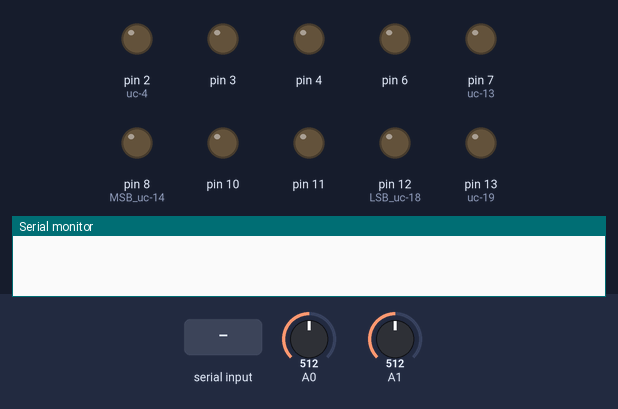
A sketch run on a simulated Arduino Uno, built with avr-gcc and run on an emulated ATmega328P. Parts: output pins drawn as LEDs (lit = HIGH), the last lines printed to the serial monitor. The test bench sets the inputs (shaded band); at power-on: A1 = 512, A0 = 512. Pins used as bus, display or sensor lines are not drawn.

Above: at 1.2 s.
1.3 s: "VOUT2 \n" received over Serial
At 2.2 s:
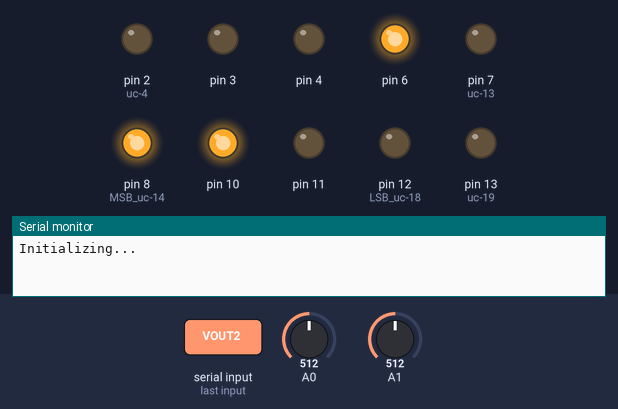
4.3 s: A1 set to 889
7.3 s: A1 set to 912
At 7.7 s:
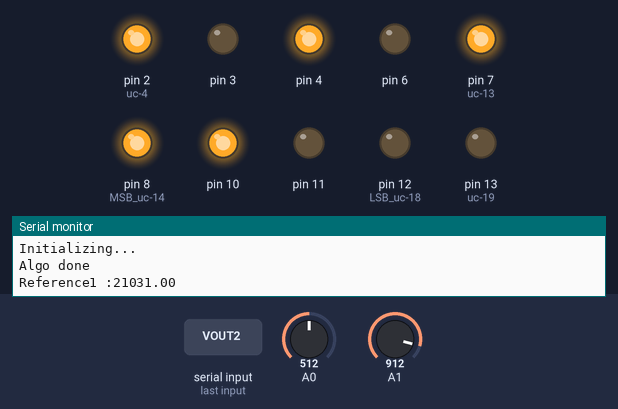
10.3 s: A1 set to 900
At 12.7 s:
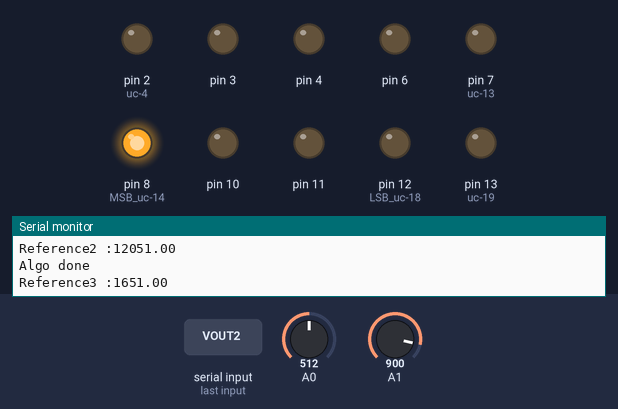
13.3 s: A1 set to 1023
At 18.3 s:
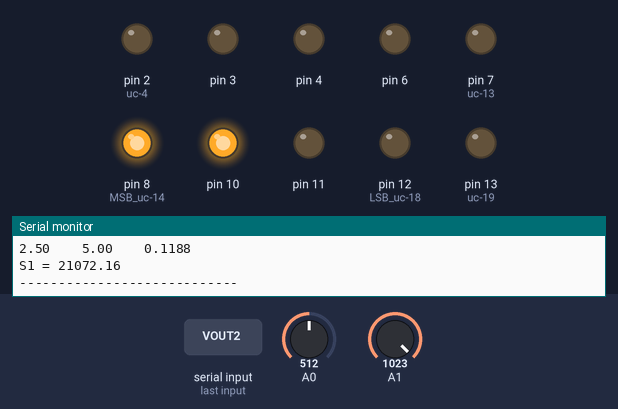
Timing chart, 0 to 25.6 s (numbered marks = the images above; inputs shaded):
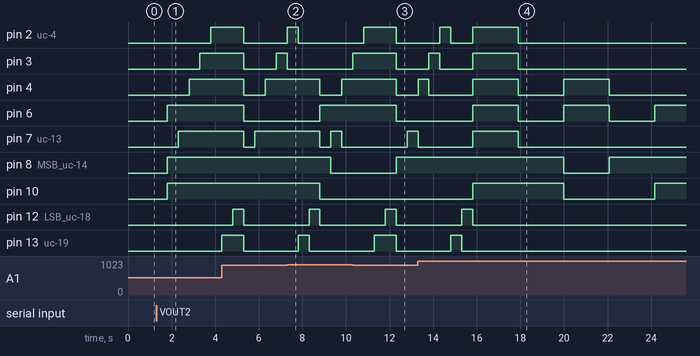

Measured:
- the behaviour switches between 900 and 901 on A1 (found by bisection; images 1 and 2)
- after the input at 1.3 s, pin 2 (uc-4): LOW → HIGH after 2.5 s; pin 3: LOW → HIGH after 2.0 s; pin 4: LOW → HIGH after 1.5 s; pin 6, pin 8 (MSB_uc-14), pin 10: LOW → HIGH after 0.50 s; pin 7 (uc-13): LOW → HIGH after 1.0 s
- after the input at 7.3 s, pin 3: HIGH → LOW after 0.00 s instead of 1.5 s; pin 8 (MSB_uc-14): HIGH → LOW after 2.0 s
- after the input at 10.3 s, pin 4: HIGH → LOW after 2.0 s instead of 0.01 s; pin 8 (MSB_uc-14): goes on until 12.3 s, then stays HIGH
- after the input at 13.3 s, pin 7 (uc-13): HIGH → LOW after 0.01 s instead of 4.6 s

The sketch:

pwm_7switches_4sensor.ino
```cpp
//sar with 7 switches
//with serial input
//displays current and resistance
//duty cycle 10% at starting
//0.5V readings
//software rest enabled
//BOARD  SENSOR   MUX
//CH3    S1       011
//CH2    S2       010
//CH1    S3       001
//CH0    Scontrol 000


#define NOP __asm__ __volatile__("nop\n\t");

int delay_time = 5;   //4ms
int switch_time = 2000;
int loop_count=3;
float c_t = 0;  //100E-9/(4*1E-3);

float data1=0,data2=0;
float Vin= 5;
float vout1=0;

float Rsen1= 0;
float Rsen2= 0;
float Rsen3= 0;
float Rctrl= 0;
float Rref_arr[7] = {12000.0, 6000.0, 1600.00,820.0, 560.0, 220.0,100.0};

float Rref=0;
float Rref1=0;
float Rref2=0;
float Rref3=0;
float Rref4=0;

int d[]={0,0,0,0,0,0,0}, pin_select[7]={};
int store_mat[7][7]={};
int ref1_pins[7] = {};
int ref2_pins[7] = {};
int ref3_pins[7] = {};
int ref4_pins[7] = {};

float vout1_ramp[10]={};
float vout2_ramp[10]={};

bool flag = true;
int check_bit=0,counter=0,ch=0;


void setup()
{
 //sensor pins
  pinMode(6,OUTPUT);
  pinMode(10,OUTPUT);
  pinMode(11,OUTPUT);
  //switch pins
  pinMode(2,OUTPUT);      //uc-4
  pinMode(3,OUTPUT);
  pinMode(4,OUTPUT);
  pinMode(12,OUTPUT); //LSB uc-18
  pinMode(13,OUTPUT);       //uc-19
  pinMode(7,OUTPUT);        //uc-13
  pinMode(8,OUTPUT);    //MSB uc-14
  //clock pins
  pinMode(9,OUTPUT);    //CLK
  pinMode(5,OUTPUT);    //CLKB


  //analogReference(EXTERNAL);
  Serial.begin(9600);
  //10% duty cycle
  analogWrite(5, 25);


}

void(* resetFunc) (void) = 0; //declare reset function @ address 0

void loop()
{
   if(Serial.available())
   {
      while(flag==true)
      {
        digitalWrite(9,LOW);    //CLK

        delay(500);

        data1 = analogRead(A0);

        vout1 = (data1*Vin)/1023.0;
        Serial.println("Initializing... ");
        //Serial.println(vout1);

        //First Sensor selection
        digitalWrite(11,LOW);
        digitalWrite(10,HIGH);
        digitalWrite(6,HIGH);      //LSB for MC

        ch=0;
        Rref1 = reference_calculation(ch);
        Serial.print("Reference1 :");
        Serial.println(Rref1);

        //Second Sensor selection
        digitalWrite(11,LOW);
        digitalWrite(10,HIGH);
        digitalWrite(6,LOW);      //LSB for MC

        ch=1;
        Rref2 = reference_calculation(ch);
        Serial.print("Reference2 :");
        Serial.println(Rref2);

        //Third Sensor selection
        digitalWrite(11,LOW);
        digitalWrite(10,LOW);
        digitalWrite(6,HIGH);      //LSB for MC

        ch=2;
        Rref3 = reference_calculation(ch);
        Serial.print("Reference3 :");
        Serial.println(Rref3);

        //Control Sensor selection
        digitalWrite(11,LOW);
        digitalWrite(10,LOW);
        digitalWrite(6,LOW);      //LSB for MC

        ch=3;
        Rref4 = reference_calculation(ch);
        Serial.print("Reference4 :");
        Serial.println(Rref4);

        ch=0;
        digitalWrite(11,LOW);
        digitalWrite(10,HIGH);
        digitalWrite(6,HIGH);      //LSB for MC
        pinset(ref1_pins);
        delay(switch_time);
        flag = false;
     }

   for(int ch=0;ch<4;ch++)
   {
      float Rsen_arr[5]= {};
      int number=0;
      double sum=0;
      int i=0;


      //10% duty cycle    -->0.5V
      analogWrite(5, 25);

      delay(delay_time);
      data1 = analogRead(A0);
      //delay(delay_time);
      data2= analogRead(A1);
      //delay(delay_time);

      vout1_ramp[i] = (data1*Vin)/1023.0;
      vout2_ramp[i]=(data2*Vin)/1023.0;
      i++;


      //10% duty cycle    -->0.5V
//      analogWrite(5, 25);
//
//      delay(delay_time);
      data1 = analogRead(A0);
      //delay(delay_time);
      data2= analogRead(A1);
      //delay(delay_time);
      vout1_ramp[i] = (data1*Vin)/1023.0;
      vout2_ramp[i]=(data2*Vin)/1023.0;
      i++;


      //10% duty cycle    -->0.5V
//      analogWrite(5, 25);
//
//      delay(delay_time);
      data1 = analogRead(A0);
      //delay(delay_time);
      data2= analogRead(A1);
      //delay(delay_time);
      vout1_ramp[i] = (data1*Vin)/1023.0;
      vout2_ramp[i]=(data2*Vin)/1023.0;
      i++;

//      //10% duty cycle    -->0.5V
//      analogWrite(5, 25);
//
//      delay(delay_time);
//      data1 = analogRead(A0);
//      delay(delay_time);
//      data2= analogRead(A1);
//      delay(10);
//      vout1_ramp[i] = (data1*Vin)/1023.0;
//      vout2_ramp[i]=(data2*Vin)/1023.0;
//      i++;


       Serial.println("V1           V2          I");
       if(ch==0)
       {
          for(int a=0;a<loop_count;a++)
          {
            float curr = ((vout2_ramp[a]-vout1_ramp[a])/(Rref1*1E3)) + c_t*((vout2_ramp[a+1]-vout2_ramp[a])-(vout1_ramp[a+1]-vout1_ramp[a]));
            curr = curr*1E6;
            Serial.print(vout1_ramp[a]);
            Serial.print("    ");
            Serial.print(vout2_ramp[a]);
            Serial.print("    ");
            Serial.println(curr,4);
            Rsen_arr[number]= (1E3*vout1_ramp[a])/curr;
            //Serial.print(Rsen_arr[number]);
            sum+=Rsen_arr[number];
            number++;

          }
          Rsen1= sum/number;
          Serial.print("S1 = ");
          Serial.println(Rsen1);

          Serial.println("----------------------------");

          digitalWrite(11,LOW);
          digitalWrite(10,HIGH);
          digitalWrite(6,LOW);      //LSB for MC
          pinset(ref2_pins);
          delay(switch_time);
       }
       if(ch==1)
       {
          for(int a=0;a<loop_count;a++)
          {
            float curr = ((vout2_ramp[a]-vout1_ramp[a])/(Rref2*1E3)) + c_t*((vout2_ramp[a+1]-vout2_ramp[a])-(vout1_ramp[a+1]-vout1_ramp[a]));
            curr = curr*1E6;
            Serial.print(vout1_ramp[a]);
            Serial.print("    ");
            Serial.print(vout2_ramp[a]);
            Serial.print("    ");
            Serial.println(curr,4);
            Rsen_arr[number]= (1E3*vout1_ramp[a])/curr;
            //Serial.print(Rsen_arr[number]);
            sum+=Rsen_arr[number];
            number++;

          }
          Rsen2= sum/number;
          Serial.print("S2 = ");
          Serial.println(Rsen2);

          Serial.println("----------------------------");

          digitalWrite(11,LOW);
          digitalWrite(10,LOW);
          digitalWrite(6,HIGH);      //LSB for MC
          pinset(ref3_pins);
          delay(switch_time);

       }
       if(ch==2)
       {
          for(int a=0;a<loop_count;a++)
          {
            float curr = ((vout2_ramp[a]-vout1_ramp[a])/(Rref3*1E3)) + c_t*((vout2_ramp[a+1]-vout2_ramp[a])-(vout1_ramp[a+1]-vout1_ramp[a]));
            curr = curr*1E6;
            Serial.print(vout1_ramp[a]);
            Serial.print("    ");
            Serial.print(vout2_ramp[a]);
            Serial.print("    ");
            Serial.println(curr,4);
            Rsen_arr[number]= (1E3*vout1_ramp[a])/curr;
            //Serial.print(Rsen_arr[number]);
            sum+=Rsen_arr[number];
            number++;

          }
          Rsen3= sum/number;
          Serial.print("S3 = ");
          Serial.println(Rsen3);

          Serial.println("----------------------------");

          digitalWrite(11,LOW);
          digitalWrite(10,LOW);
          digitalWrite(6,LOW);      //LSB for MC
          pinset(ref4_pins);
          delay(switch_time);

       }
       if(ch==3)
       {

        for(int a=0;a<loop_count;a++)
        {
          float curr = ((vout2_ramp[a]-vout1_ramp[a])/(Rref4*1E3)) + c_t*((vout2_ramp[a+1]-vout2_ramp[a])-(vout1_ramp[a+1]-vout1_ramp[a]));
          curr = curr*1E6;
          Serial.print(vout1_ramp[a]);
          Serial.print("    ");
          Serial.print(vout2_ramp[a]);
          Serial.print("    ");
          Serial.println(curr,4);
          Rsen_arr[number]= (1E3*vout1_ramp[a])/curr;
          //Serial.print(Rsen_arr[number]);
          sum+=Rsen_arr[number];
          number++;
        }
        Rctrl= sum/number;
        Serial.print("Scontrol = ");
        Serial.println(Rctrl);

        Serial.println("----------------------------");

         digitalWrite(11,HIGH);
         digitalWrite(10,HIGH);
         digitalWrite(6,HIGH);
        analogWrite(5, 0);
        //do reset
        Serial.println("RESET DONE");
        delay(1000);
        resetFunc();
        Serial.println("Never should be printed");
        delay(1000);
       }
    }
   }
}

float reference_calculation(int ch)
{
  float vout2=0;
  float vol_array[7]={};
  int count=0;
  int j=0;

  for(int i=0; i<7; i++)
  {
    d[i]=1;
    pinset(d);
//    for(int k=0;k<5;k++)
//    {
//      Serial.print(d[k]);
//    }
//    Serial.print(" R=");
//    float temp_res= res_calc(d);
//    Serial.println(temp_res);
    delay(500);

    data2 = analogRead(A1);

    vout2 = (data2*Vin)/1023.0;
//    Serial.print("VOUT2 ");
//    Serial.println(vout2);

      if(vout2>4.4)
      {
        d[i]=0;
        pinset(d);
      }
      else
      {
        vol_array[j]=vout2;
        store_array(d,count);
        count++;
        j++;
      }
  }
  //Serial.println(" SAR done");

  //find best Refernce corresponding to highest voltage

  float maxm = vol_array[0];
  int index =0;
  for(int j=1;j<count;j++)
   {
    if (vol_array[j]>maxm )
    {
      maxm = vol_array[j];
      index = j;
    }

   }
   Serial.println("Algo done");
   //temp2=maxm;
   for(int a=0;a<7;a++)
   {
    pin_select[a]=store_mat[index][a];
   }

   if(ch==0)
   {
     for(int a=0;a<7;a++)
     {
      ref1_pins[a]=pin_select[a];
     }
   }
   if(ch==1)
   {
    for(int a=0;a<7;a++)
     {
      ref2_pins[a]=pin_select[a];
     }
   }
   if(ch==2)
   {
    for(int a=0;a<7;a++)
     {
      ref3_pins[a]=pin_select[a];
     }
   }
   if(ch==3)
   {
    for(int a=0;a<7;a++)
     {
      ref4_pins[a]=pin_select[a];
     }
   }
   Rref = res_calc(pin_select);

   memset(d,0,sizeof(d));

//   Serial.println("D array after loop");
//   for(int k=0;k<5;k++)
//    {
//      Serial.print(d[k]);
//    }
   memset(pin_select,0,sizeof(pin_select));
   memset(store_mat,0,sizeof(store_mat));
   memset(vol_array,0,sizeof(vol_array));


   return(Rref);

}

void store_array(int d[],int c)
{
  for(int i=0;i<7;i++)
  {
    store_mat[c][i]=d[i];
  }
}


void pinset(int d[])
{
    digitalWrite(12, d[6]);    //LSB -->DO:B0-->18uc
    digitalWrite(13, d[5]);     //D1:B1-->19uc
    digitalWrite(2, d[4]);      //D2:B2-->4uc
    digitalWrite(3, d[3]);      //D3:B3-->5uc
    digitalWrite(4,d[2]);       //D4:B4-->6uc
    digitalWrite(7,d[1]);       //D5:B5-->13uc
    digitalWrite(8,d[0]);       //D6:B6-->14uc

}

float res_calc(int pin_select[])
{
  float temp=0;
  for(int k=0;k<7;k++)
  {
    if(pin_select[k]==1)
    {
      temp+= Rref_arr[k];
    }
  }
  temp=temp+51.0;
  return(temp);
}
```
